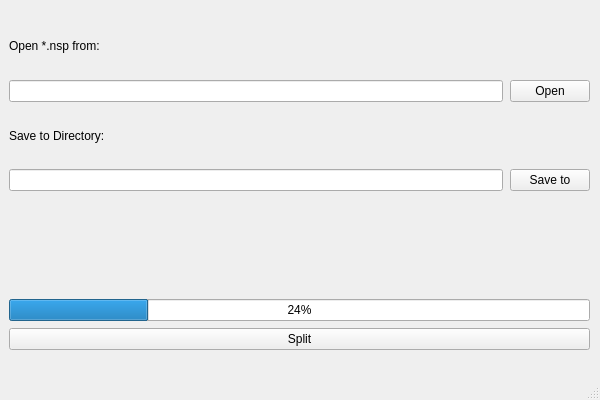
<?xml version="1.0" encoding="UTF-8"?>
<ui version="4.0">
 <class>MainWindow</class>
 <widget class="QMainWindow" name="MainWindow">
  <property name="windowModality">
   <enum>Qt::NonModal</enum>
  </property>
  <property name="geometry">
   <rect>
    <x>0</x>
    <y>0</y>
    <width>600</width>
    <height>400</height>
   </rect>
  </property>
  <property name="sizePolicy">
   <sizepolicy hsizetype="Minimum" vsizetype="Minimum">
    <horstretch>0</horstretch>
    <verstretch>0</verstretch>
   </sizepolicy>
  </property>
  <property name="minimumSize">
   <size>
    <width>600</width>
    <height>400</height>
   </size>
  </property>
  <property name="maximumSize">
   <size>
    <width>600</width>
    <height>400</height>
   </size>
  </property>
  <property name="windowTitle">
   <string>NSPlit</string>
  </property>
  <widget class="QWidget" name="centralwidget">
   <widget class="QWidget" name="verticalLayoutWidget">
    <property name="geometry">
     <rect>
      <x>9</x>
      <y>19</y>
      <width>581</width>
      <height>331</height>
     </rect>
    </property>
    <layout class="QVBoxLayout" name="verticalLayout">
     <property name="spacing">
      <number>7</number>
     </property>
     <property name="sizeConstraint">
      <enum>QLayout::SetDefaultConstraint</enum>
     </property>
     <property name="leftMargin">
      <number>0</number>
     </property>
     <item>
      <widget class="QLabel" name="label_2">
       <property name="text">
        <string>Open *.nsp from:</string>
       </property>
      </widget>
     </item>
     <item>
      <layout class="QHBoxLayout" name="horizontalLayout">
       <property name="sizeConstraint">
        <enum>QLayout::SetDefaultConstraint</enum>
       </property>
       <item>
        <widget class="QLineEdit" name="lineEdit">
         <property name="sizePolicy">
          <sizepolicy hsizetype="MinimumExpanding" vsizetype="Fixed">
           <horstretch>0</horstretch>
           <verstretch>0</verstretch>
          </sizepolicy>
         </property>
        </widget>
       </item>
       <item>
        <widget class="QPushButton" name="pushButton">
         <property name="text">
          <string>Open</string>
         </property>
        </widget>
       </item>
      </layout>
     </item>
     <item>
      <widget class="QLabel" name="label">
       <property name="text">
        <string>Save to Directory:</string>
       </property>
      </widget>
     </item>
     <item>
      <layout class="QHBoxLayout" name="horizontalLayout_2">
       <item>
        <widget class="QLineEdit" name="lineEdit_2">
         <property name="sizePolicy">
          <sizepolicy hsizetype="MinimumExpanding" vsizetype="Fixed">
           <horstretch>0</horstretch>
           <verstretch>0</verstretch>
          </sizepolicy>
         </property>
        </widget>
       </item>
       <item>
        <widget class="QPushButton" name="pushButton_3">
         <property name="text">
          <string>Save to</string>
         </property>
        </widget>
       </item>
      </layout>
     </item>
     <item>
      <widget class="QLabel" name="label_3">
       <property name="text">
        <string/>
       </property>
      </widget>
     </item>
     <item>
      <spacer name="verticalSpacer">
       <property name="orientation">
        <enum>Qt::Vertical</enum>
       </property>
       <property name="sizeType">
        <enum>QSizePolicy::Minimum</enum>
       </property>
       <property name="sizeHint" stdset="0">
        <size>
         <width>20</width>
         <height>40</height>
        </size>
       </property>
      </spacer>
     </item>
     <item>
      <widget class="QProgressBar" name="progressBar">
       <property name="enabled">
        <bool>true</bool>
       </property>
       <property name="value">
        <number>24</number>
       </property>
       <property name="textVisible">
        <bool>true</bool>
       </property>
      </widget>
     </item>
     <item>
      <widget class="QPushButton" name="pushButton_2">
       <property name="text">
        <string>Split</string>
       </property>
      </widget>
     </item>
    </layout>
   </widget>
  </widget>
  <widget class="QMenuBar" name="menubar">
   <property name="geometry">
    <rect>
     <x>0</x>
     <y>0</y>
     <width>600</width>
     <height>20</height>
    </rect>
   </property>
  </widget>
  <widget class="QStatusBar" name="statusbar"/>
 </widget>
 <resources/>
 <connections/>
</ui>
